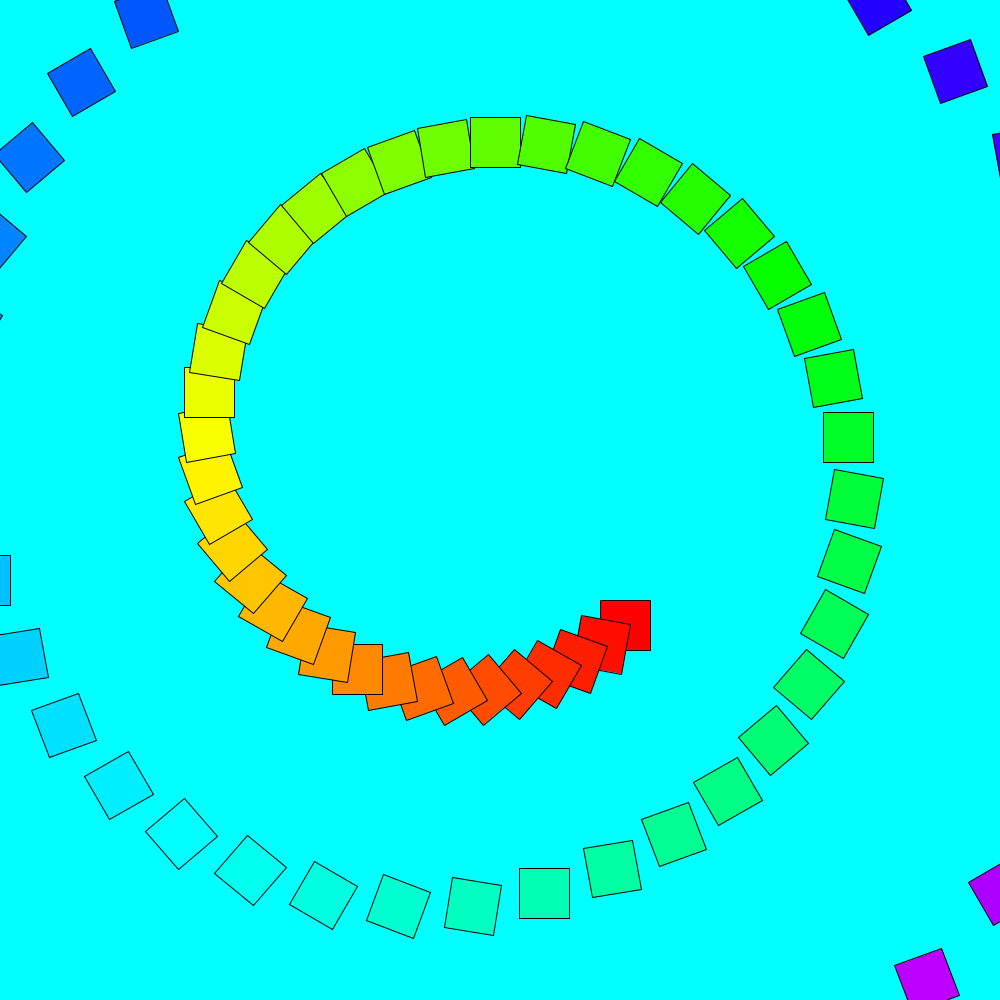
Frame 1 (no input)
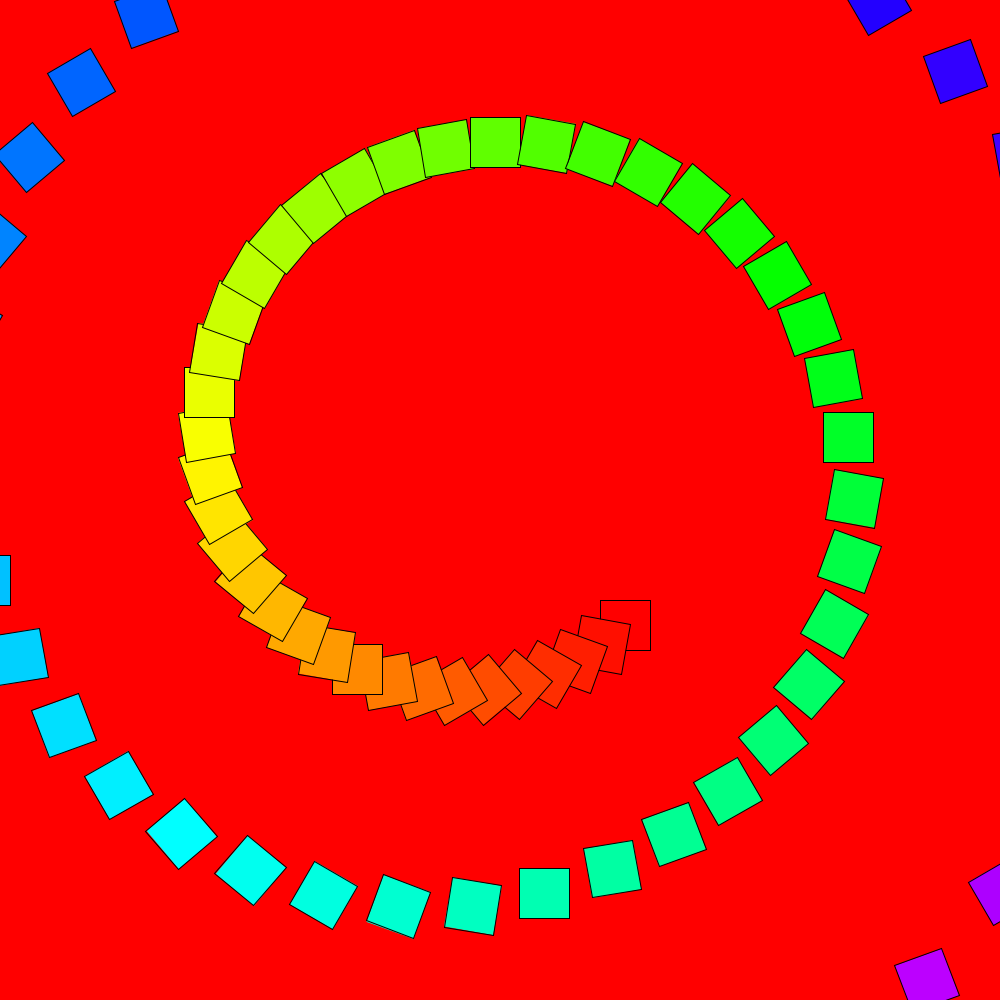
Frame 60 (the mouse pressed at the canvas centre just before this capture)
Frame 120 (the mouse held since frame 60 and released just before this capture): identical to frame 60, image omitted

The Processing sketch that drew these frames (run headless with seeded random() and noise(); from frame 60 on, the mouse is pressed at the canvas centre):

// Processing sketch: processing_93183
// ── processing_93183.pde

void setup () {
 size(1000, 1000);
}

void dob (int a, int b, int x) {
  rect (a, b, x, x);
  rotate(radians(10));
}


void draw () {
  colorMode(HSB, 100, 100, 100);
  background(50*(frameCount % 3), 100, 100);
  translate (500, 500);
  for(int i = 0; i < 100; i++) {
  fill(i, 100, 100);
  dob(100, 100, 50);
  translate(i, i);
  }
}
